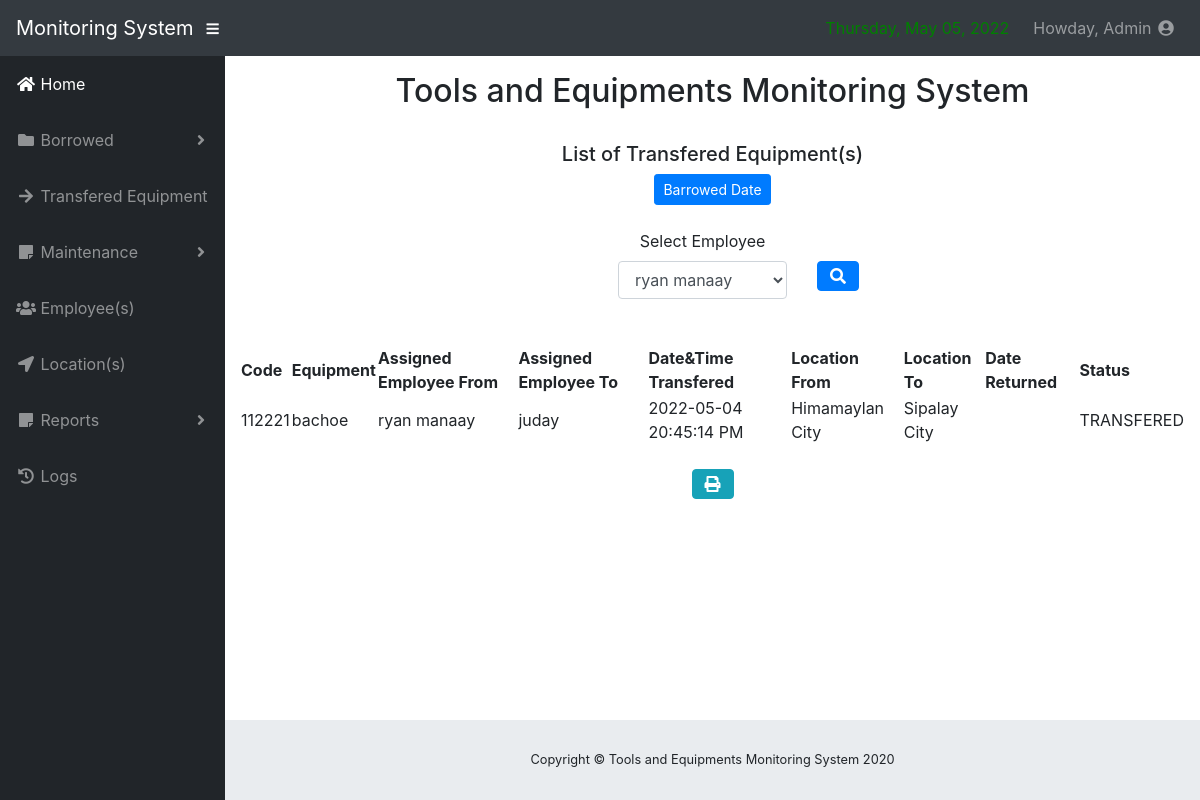
/transfered_report.php (signed in), run on the app's committed database.
### tables this page shows
CREATE TABLE `transfered_equipment` (
  `transfer_id` int(11) NOT NULL,
  `map_id` int(11) NOT NULL,
  `equip_id` int(11) NOT NULL,
  `emp_id_from` int(11) NOT NULL,
  `emp_id_to` int(11) NOT NULL,
  `date_transfered` nvarchar(30) NOT NULL,
  `time_transfered` nvarchar(30) NOT NULL,
  `location_id_from` int(11) NOT NULL,
  `location_id_to` int(11) NOT NULL,
  `date_returned` nvarchar(30) NOT NULL,
  `status` nvarchar(30) NOT NULL
);

CREATE TABLE `equipments` (
  `equip_id` int(11) NOT NULL,
  `uniquec` nvarchar(30) NOT NULL,
  `name` nvarchar(30) NOT NULL,
  `category` nvarchar(30) NOT NULL,
  `quantity` int(11) NOT NULL,
  `available_quantity` int(11) NOT NULL,
  `status` nvarchar(30) NOT NULL
);

CREATE TABLE `employees` (
  `emp_id` int(11) NOT NULL,
  `name` nvarchar(30) NOT NULL,
  `age` int(3) NOT NULL,
  `address` text NOT NULL,
  `contact_number` nvarchar(30) NOT NULL,
  `position` nvarchar(30) NOT NULL
);

CREATE TABLE `location` (
  `location_id` int(11) NOT NULL,
  `location_address` text NOT NULL
);

### transfered_report.php (the view, shortened to what this page needs)
 <?php
       include('include/connect.php');
       include('include/header.php');
       include('include/sidebar1.php')
        ?>
<div id="content-wrapper">
        <div class="container-fluid">
               <div style="margin-bottom: 30px">
             <center><h2>Tools and Equipments Monitoring System</h2><br><h5>List of Transfered Equipment(s)</h5><a href="#" data-toggle="modal" data-target="#BarrowedDate" class="btn btn-sm btn-primary">Barrowed Date</a></center>
             <br>
             <center>
               <form method="post" style="margin-left: 40%" action="#">
              <div class="row">
             <div class="col-md-4">
              <div class="form-group">
             <label for="date">Select Employee</label>
                <select class="form-control select2" name="employee" tabindex="1" autofocus required>
                <?php
                   $query2=mysqli_query($db,"select * from employees")or die(mysqli_error());
                      while($row=mysqli_fetch_array($query2)){
                ?>
                    <option value="<?php echo $row['emp_id'];?>"><?php echo $row['name'];?></option>
                  <?php }?>
                </select>
              </div>
            </div>
            <div class="col-md-2" style="margin-top: 8px">
            <div class="form-group">
              <div class="input-group">
                <button class="btn btn-md btn-primary fas fa-search" type="submit" name="search"></button>
              </div>
            </div>
          </div>
        </div>
        </form>
      </center>
         </div>
         <?php
         if(isset($_POST['submit'])){
         ?>
         <span id="divToPrint" style="width: 100%;">
                <table width="100%" cellspacing="0">
                 <thead>
                    <tr>
                      <th>Code</th>
                      <th>Equipment</th>
                      <th>Assigned Employee From</th>
                      <th>Assigned Employee To</th>
                      <th>Date&Time Transfered</th>
                      <th>Location From</th>
                      <th>Location To</th>
                      <th>Date Returned</th>
                      <th>Status</th>
                    </tr>
                  </thead>
              <?php
$query = "SELECT tr.map_id,tr.date_returned,tr.status as 'stat',tr.transfer_id,lo.location_id,e.name,e.uniquec,em.name as 'Employee',tr.date_transfered,tr.time_transfered,lo.location_address as 'location to',loc.location_address as 'location from',eq.status,emp.name as 'Assign' FROM transfered_equipment tr,location lo,equipments e,employees em,location loc,equip_mapping eq,employees emp where lo.location_id = tr.location_id_to and e.equip_id = tr.equip_id and em.emp_id = tr.emp_id_from and loc.location_id = tr.location_id_from and eq.map_id = tr.map_id and emp.emp_id = tr.emp_id_to AND date_transfered BETWEEN '".$_POST['start']."' AND '".$_POST['end']."'";
                    $result = mysqli_query($db, $query) or die (mysqli_error($db));
                        while ($row = mysqli_fetch_assoc($result)) {
                            echo '<tr>';
                               echo '<td>'. $row['uniquec'].'</td>';
                               echo '<td>'. $row['name'].'</td>';
                               echo '<td>'. $row['Employee'].'</td>';
                               echo '<td>'. $row['Assign'].'</td>';
                               echo '<td>'. $row['date_transfered'].' '.$row['time_transfered'].'</td>';
                               echo '<td>'. $row['location from'].'</td>';
                               echo '<td>'. $row['location to'].'</td>';
                               echo '<td>'. $row['date_returned'].'</td>';
                               echo '<td>'. $row['stat'].'</td>';
                            echo '</tr> ';
                        }
            ?>
                </table>
                <?php
              }else{
                ?>
                                <table width="100%" cellspacing="0">
                 <thead>
                    <tr>
                      <th>Code</th>
                      <th>Equipment</th>
                      <th>Assigned Employee From</th>
                      <th>Assigned Employee To</th>
                      <th>Date&Time Transfered</th>
                      <th>Location From</th>
                      <th>Location To</th>
                      <th>Date Returned</th>
                      <th>Status</th>
                    </tr>
                  </thead>
              <?php
$query = "SELECT tr.map_id,tr.date_returned,tr.status as 'stat',tr.transfer_id,lo.location_id,e.name,e.uniquec,em.name as 'Employee',tr.date_transfered,tr.time_transfered,lo.location_address as 'location to',loc.location_address as 'location from',eq.status,emp.name as 'Assign' FROM transfered_equipment tr,location lo,equipments e,employees em,location loc,equip_mapping eq,employees emp where lo.location_id = tr.location_id_to and e.equip_id = tr.equip_id and em.emp_id = tr.emp_id_from and loc.location_id = tr.location_id_from and eq.map_id = tr.map_id and emp.emp_id = tr.emp_id_to";
                    $result = mysqli_query($db, $query) or die (mysqli_error($db));
                        while ($row = mysqli_fetch_assoc($result)) {
                            echo '<tr>';
                               echo '<td>'. $row['uniquec'].'</td>';
                               echo '<td>'. $row['name'].'</td>';
                               echo '<td>'. $row['Employee'].'</td>';
                               echo '<td>'. $row['Assign'].'</td>';
                               echo '<td>'. $row['date_transfered'].' '.$row['time_transfered'].'</td>';
                               echo '<td>'. $row['location from'].'</td>';
                               echo '<td>'. $row['location to'].'</td>';
                               echo '<td>'. $row['date_returned'].'</td>';
                               echo '<td>'. $row['stat'].'</td>';
                            echo '</tr> ';
                        }
            ?>
                </table>
                <?php
              }
                ?>
              <br>
              <center>
                <div style="float: center;">
               <a href="#" type="button" class="btn btn-xs btn-info fas fa-print" value="print" onclick="PrintDiv();"></a>
             </div>
             </center>
              </div>
            </div>
              <?php
       include('include/footer.php');
              ?>

### css/sb-admin.css (style rules this page uses)
html { position: relative; min-height: 100%; }
body { height: 100%; }
#wrapper #content-wrapper { overflow-x: hidden; width: 100%; padding-top: 1rem; padding-bottom: 80px; }
:root { --input-padding-x: 0.75rem; --input-padding-y: 0.75rem; }

### data on the page
transfered_equipment: equip.uniquec "112221", equip.name "bachoe", employees.name "ryan manaay", employees.name "juday", date_transfered "2022-05-04", time_transfered "20:45:14 PM", location.location_address "Himamaylan City", location.location_address "Sipalay City", status "TRANSFERED"

### other printed values
$_SESSION['name'] "Admin"
form field employee "ryan manaay"
